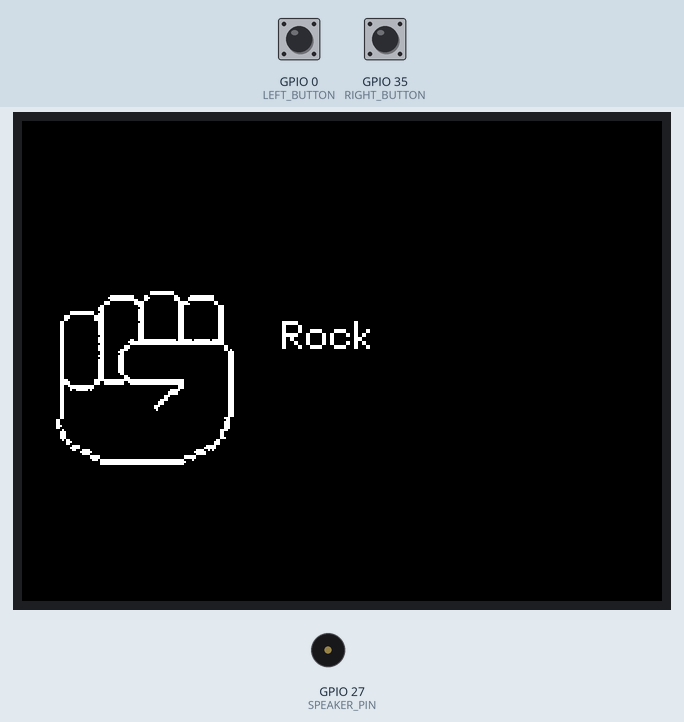
Recording of a sketch running on a simulated ESP32. Parts: 320×240 colour display, buzzer (waves = sounding). The inputs (shaded band) are chosen by the test bench; at power-on: GPIO 0 (LEFT_BUTTON) HIGH, GPIO 35 (RIGHT_BUTTON) HIGH. What the sketch prints to the serial monitor is not drawn.

Above: at 1.5 s.
1.6 s: GPIO 0 (LEFT_BUTTON) pulled LOW for 0.15 s
At 2.5 s:
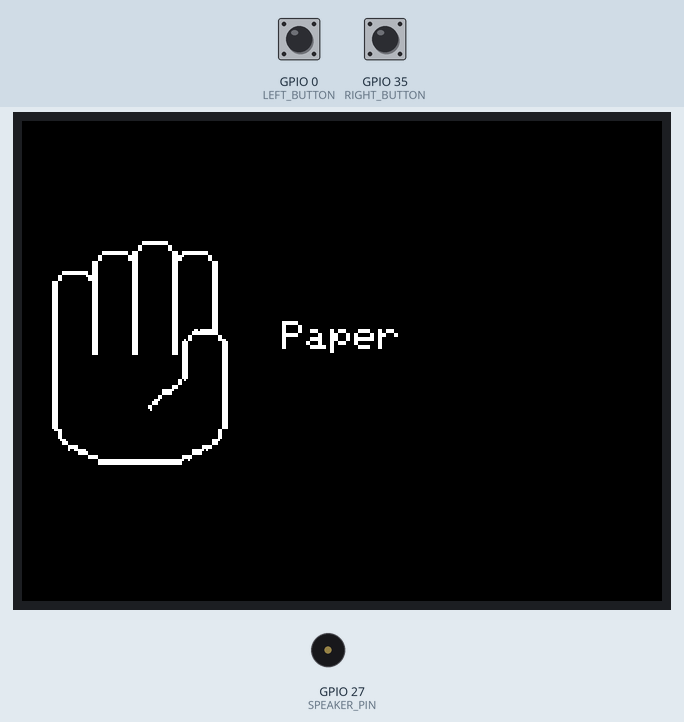
3.3 s: GPIO 35 (RIGHT_BUTTON) pulled LOW for 0.15 s
At 4.8 s:
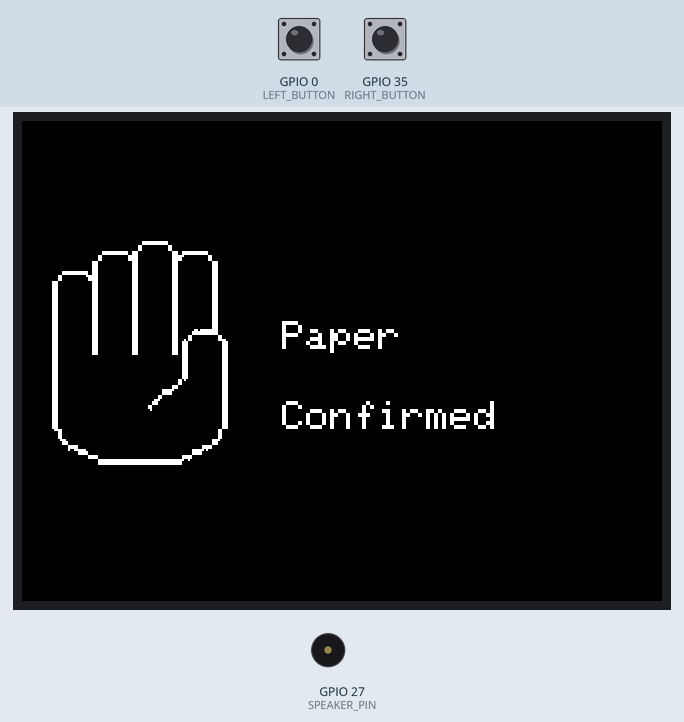
5.1 s: GPIO 0 (LEFT_BUTTON) pulled LOW for 3.2 s
At 7.11 s:
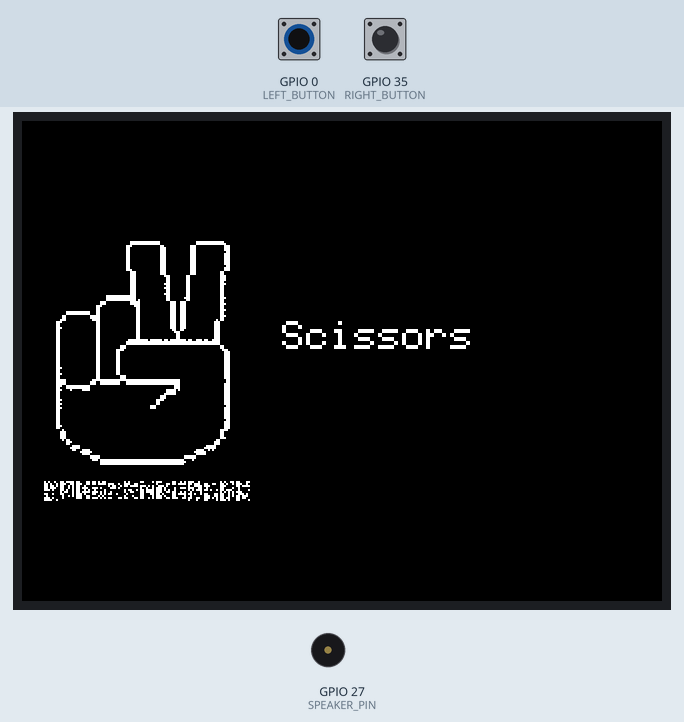
12.8 s: GPIO 35 (RIGHT_BUTTON) pulled LOW for 1 s
At 12.95 s:
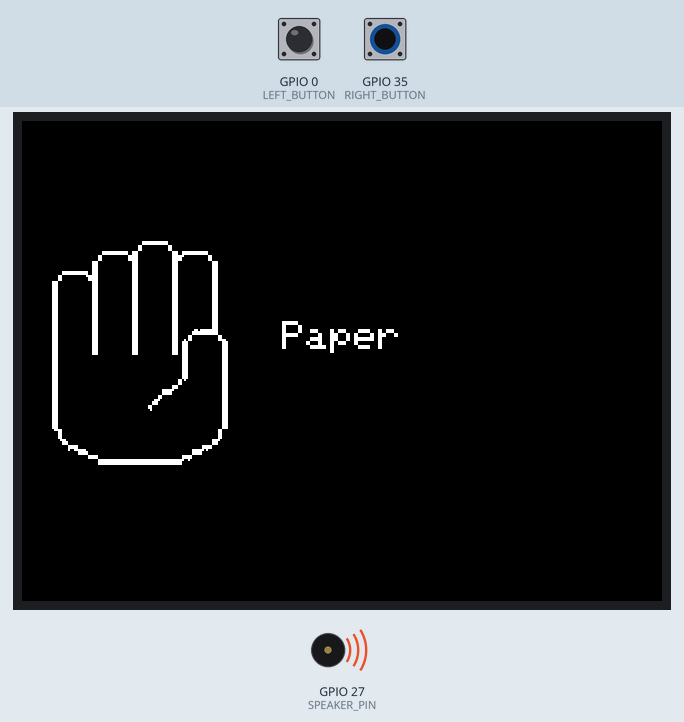
Timing chart, 0 to 15.8 s (numbered marks = the images above; inputs shaded):
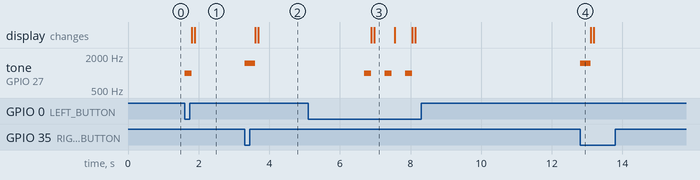

The sketch:

player1.ino
```cpp
#include <TFT_eSPI.h>
#include <esp_now.h>
#include <WiFi.h>

// Include bitmap header files
#include "rock_bitmap.h"
#include "paper_bitmap.h"
#include "scissors_bitmap.h"

// TFT Display
TFT_eSPI tft = TFT_eSPI();
#define TFT_BLACK 0x0000
#define TFT_WHITE 0xFFFF
#define TFT_RED 0xF800

// Buttons
#define LEFT_BUTTON 0   // GPIO 0 for Left Button
#define RIGHT_BUTTON 35 // GPIO 35 for Right Button

#define SPEAKER_PIN 27  // GPIO pin connected to the speaker


// Player data
int choiceIndex = 0; // 0 = Rock, 1 = Paper, 2 = Scissors
bool moveConfirmed = false;

// ESP-NOW communication
uint8_t peerAddress[] = {0xA0, 0xDD, 0x6C, 0x70, 0x84, 0x28}; // MAC address of Device B
bool peerAddressSet = true;

struct Data {
    int choice;
    bool ready;
} data, opponentData;

bool bothReady = false;

// Array of embedded images and labels
static const unsigned char *images[] = {rockBitmap, paperBitmap, scissorsBitmap};
static const char *labels[] = {"Rock", "Paper", "Scissors"};

// Function to play a tone
void playTone(int frequency, int duration) {
    ledcSetup(0, frequency, 8);  // Channel 0, frequency in Hz, 8-bit resolution
    ledcAttachPin(SPEAKER_PIN, 0);
    ledcWriteTone(0, frequency);
    delay(duration);
    ledcWriteTone(0, 0);  // Stop the tone
}

// Function to display the bitmap and label on the screen
void displaySelection(int index, bool confirmed) {
    tft.fillScreen(TFT_BLACK);

    // Display the bitmap on the left
    tft.drawBitmap(10, (tft.height() - 140) / 2, images[index], 104, 140, TFT_WHITE);

    // Display the label closer to the bitmap
    tft.setCursor(130, tft.height() / 2 - 20);
    tft.setTextSize(2);
    tft.setTextColor(TFT_WHITE);
    tft.println(labels[index]);

    // Display "Confirmed" below the label
    if (confirmed) {
        tft.setCursor(130, tft.height() / 2 + 20);
        tft.println("Confirmed");
    }
}

// Display result screen
void displayResult(int myChoice, int opponentChoice) {
    tft.fillScreen(TFT_BLACK);

    // Player's move on the left
    tft.setCursor(10, 20);
    tft.setTextSize(2);
    tft.setTextColor(TFT_WHITE);
    tft.println("You:");
    tft.drawBitmap(10, (tft.height() - 140) / 2, images[myChoice], 104, 140, TFT_WHITE);

    // Opponent's move on the right
    tft.setCursor(130, 20);
    tft.println("Opponent:");
    tft.drawBitmap(130, (tft.height() - 140) / 2, images[opponentChoice], 104, 140, TFT_RED);

    delay(1000);

    // Determine winner and play corresponding sound
    tft.fillScreen(TFT_BLACK);
    tft.setCursor(10, 100);
    if (myChoice == opponentChoice) {
        tft.println("It's a tie!");
        playTone(800, 500);  // Tie sound
    } else if ((myChoice == 0 && opponentChoice == 2) ||
               (myChoice == 1 && opponentChoice == 0) ||
               (myChoice == 2 && opponentChoice == 1)) {
        tft.println("You Win!");
        playTone(1200, 500);  // Win sound
    } else {
        tft.println("You Lose!");
        playTone(400, 500);  // Loss sound
    }
    delay(3000);
}

// Button handling
void handleButtons() {
    if (digitalRead(LEFT_BUTTON) == LOW) {
        choiceIndex = (choiceIndex + 1) % 3;
        Serial.printf("Updated choice: %s\n", labels[choiceIndex]);
        playTone(1000, 200);  // Play tone for selection
        displaySelection(choiceIndex, false); // Update selection without confirmation
        delay(300);
    }

    if (digitalRead(RIGHT_BUTTON) == LOW) {
        moveConfirmed = true;
        data.choice = choiceIndex;
        data.ready = true;

        playTone(1500, 300);  // Play tone for move confirmation

        esp_err_t result = esp_now_send(peerAddress, (uint8_t *)&data, sizeof(data));
        if (result == ESP_OK) {
            Serial.println("Data sent successfully");
        } else {
            Serial.printf("Data send failed with error code: %d\n", result);
        }

        displaySelection(choiceIndex, true);
        delay(3000);
    }
}

// ESP-NOW callbacks
void onReceive(const esp_now_recv_info_t *info, const uint8_t *incomingData, int len) {
    Serial.println("Data received!");
    memcpy(&opponentData, incomingData, sizeof(opponentData));

    // Print received data
    Serial.printf("Opponent choice: %d, Ready: %s\n", opponentData.choice, opponentData.ready ? "Yes" : "No");

    if (data.ready && opponentData.ready) {
        bothReady = true;
        Serial.println("Both players are ready!");
    }
}

void setup() {
    Serial.begin(115200);
    pinMode(LEFT_BUTTON, INPUT_PULLUP);
    pinMode(RIGHT_BUTTON, INPUT_PULLUP);

    // Initialize TFT Display
    tft.init();
    tft.setRotation(1);
    tft.fillScreen(TFT_BLACK);

    // Display initial move
    displaySelection(choiceIndex, false);

    // ESP-NOW setup
    WiFi.mode(WIFI_STA);
    if (esp_now_init() != ESP_OK) {
        Serial.println("ESP-NOW initialization failed");
        return;
    }

    // Print this device's MAC address
    Serial.print("This device's MAC address: ");
    Serial.println(WiFi.macAddress());

    // Register peer
    esp_now_peer_info_t peerInfo;
    memset(&peerInfo, 0, sizeof(peerInfo));
    memcpy(peerInfo.peer_addr, peerAddress, 6);
    peerInfo.channel = 0;
    peerInfo.encrypt = false;

    if (esp_now_add_peer(&peerInfo) == ESP_OK) {
        Serial.println("Peer added successfully");
    } else {
        Serial.println("Failed to add peer");
    }

    esp_now_register_recv_cb(onReceive);
}

void loop() {
    handleButtons();

    // Debugging: Check if bothReady is false repeatedly
    if (!bothReady) {
        Serial.println("Waiting for both players to be ready...");
    }

    if (bothReady) {
        Serial.println("Displaying result...");
        displayResult(data.choice, opponentData.choice);
        bothReady = false;
        moveConfirmed = false;
        opponentData.ready = false;
        data.ready = false;
        displaySelection(choiceIndex, false);
    }
}
```

Source omitted: paper_bitmap.h (data table, 10461 bytes), rock_bitmap.h (data table, 10458 bytes), ssors_bitmap.h (data table, 10471 bytes)

Measured:
- after the input at 1.6 s, tone on GPIO 27 (SPEAKER_PIN): silent → 1000 Hz at once, → silent 0.20 s later; the display: first changes after 0.20 s (image 1 shows a later state)
- after the input at 3.3 s, tone on GPIO 27 (SPEAKER_PIN): silent → 1500 Hz at once, → silent 0.30 s later; the display: first changes after 0.30 s (image 2 shows a later state)
- after the input at 5.1 s, tone on GPIO 27 (SPEAKER_PIN): alternates 1000 Hz for 0.20 s and silent for 0.38 s, 6 changes in all, then stays silent, starting after 1.6 s; the display: first changes after 1.8 s (image 3 shows a later state)
- after the input at 12.8 s, tone on GPIO 27 (SPEAKER_PIN): silent → 1500 Hz at once, → silent 0.30 s later
- what the display in image 3 shows lasts 0.6 s, from 7.0 s to 7.6 s
